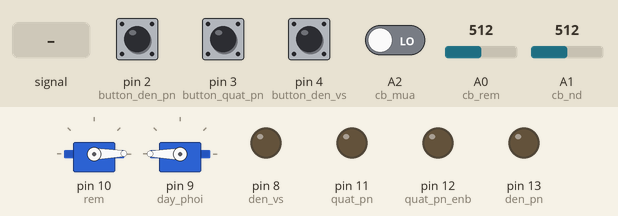
This sketch was run on a simulated Arduino Uno, built with avr-gcc and run on an emulated ATmega328P. Shown: 2 × servo, output pins drawn as LEDs (lit = HIGH). The inputs (shaded band) are chosen by the test bench; at power-on: pin 2 (button_den_pn), pin 3 (button_quat_pn), pin 4 (button_den_vs) HIGH, A2 (cb_mua) LOW, A0 (cb_rem) = 512, A1 (cb_nd) = 512.

Above: at 1.2 s.
1.3 s: A0 (cb_rem) fed a 200 Hz sine of ±81 counts around its level
6.3 s: A0 (cb_rem) set to 140
7.8 s: pin 2 (button_den_pn) pulled LOW for 0.15 s
At 8.5 s:
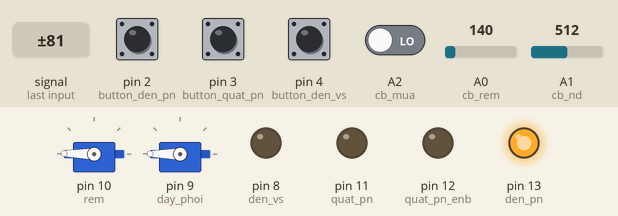
9.4 s: pin 3 (button_quat_pn) pulled LOW for 0.15 s
At 9.8 s:
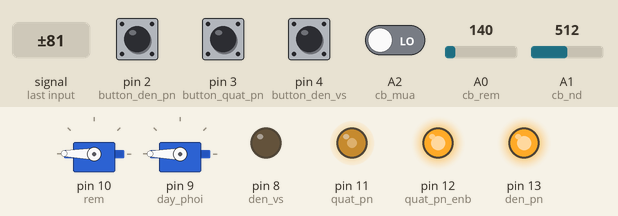
11.0 s: pin 4 (button_den_vs) pulled LOW for 0.15 s
At 12.2 s:
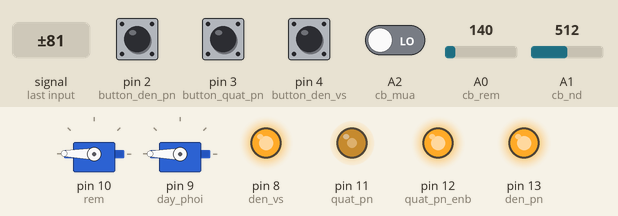
12.6 s: A2 (cb_mua) driven HIGH
At 13.4 s:
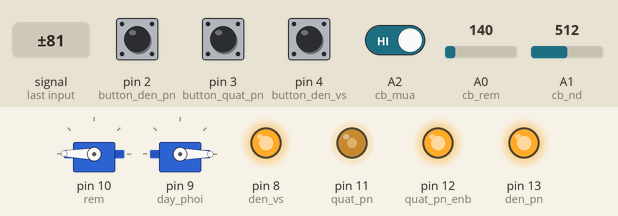
Timing chart, 0 to 15.1 s (numbered marks = the images above; inputs shaded):
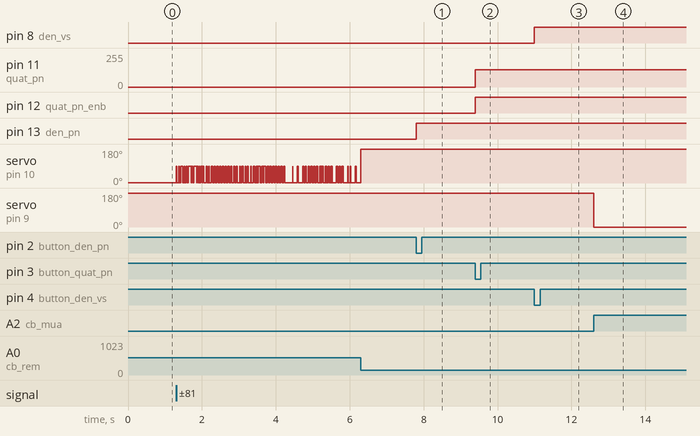

The sketch:

Phong_ngu.ino
```cpp
//Khai bao th vien
#include <avr/interrupt.h>
#include <Servo.h>
#include <Wire.h>

//Khai bao cac chan
#define cb_rem A0
#define cb_nd A1
#define cb_mua A2
#define den_pn 13
#define quat_pn_enb 12
#define quat_pn 11
const int rem = 10;
#define day_phoi 9
#define den_vs 8
#define button_den_pn 2
#define button_quat_pn 3
#define button_den_vs 4

//Servo servo;
//Bien trang thai cua thiet bi
volatile int nhiet_do=25;
volatile bool state_den_pn = false;
volatile bool state_quat_pn = false;
volatile bool state_den_vs = false;
volatile bool state_rem = false;
long last;
char cmd;  //Nhan lenh tu app
/*
    + Den phong khach: 0, 1
    + Quat phong khach: 2, 3
    + Den phong ngu: 4, 5
    + Quat phong ngu: 6, 7
    + Den phong bep: 8, 9
    + Quat phong bep: a, b
    + Den phong ve sinh: c, d
    + Quat phong ve sinh: e, f
*/
Servo svr_rem, svr_day;
void setup() {
  Serial.begin(9600);

  pinMode(den_pn, OUTPUT);
  pinMode(quat_pn, OUTPUT);
  pinMode(quat_pn_enb, OUTPUT);
  pinMode(button_den_pn, INPUT_PULLUP);
  pinMode(button_quat_pn, INPUT_PULLUP);
  pinMode(den_vs, OUTPUT);
  pinMode(button_den_vs, INPUT_PULLUP);
  pinMode(cb_rem, INPUT);
  pinMode(cb_mua, INPUT);
  svr_rem.attach(rem);
  svr_rem.write(1);
  svr_day.attach(day_phoi);
  svr_day.write(0);

  digitalWrite(den_pn, LOW);
  digitalWrite(quat_pn_enb, LOW);
  analogWrite(quat_pn, 0);

  attachInterrupt(digitalPinToInterrupt(button_den_pn), DEN_PHONG_NGU, FALLING);
  attachInterrupt(digitalPinToInterrupt(button_quat_pn), QUAT_PHONG_NGU, FALLING);

  cli();
  PCICR |= (1 << PCIE2);
  PCMSK2 |= (1 << PCINT20);
  sei();

  nhiet_do = (500*analogRead(cb_nd))/1024;
  last = 0;
}

void loop() {
  // put your main code here, to run repeatedly:
  if (Serial.available()) {
    cmd = Serial.read();
    if (cmd == '4') {
      digitalWrite(den_pn, 0);
      state_den_pn = false;
    } else if (cmd == '5') {
      digitalWrite(den_pn, 1);
      state_den_pn = true;
    } else if (cmd == '6') {
      digitalWrite(quat_pn_enb, 0);
      state_quat_pn = false;
    } else if (cmd == '7') {
      digitalWrite(quat_pn_enb, 1);
      state_quat_pn = true;
    } else if (cmd == 'c') {
      digitalWrite(den_vs, 0);
      state_den_vs = false;
    } else if (cmd == 'd') {
      digitalWrite(den_vs, 1);
      state_den_vs = true;
    }
  }
  if (state_quat_pn == 1) {
    if (nhiet_do < 30) {
      analogWrite(quat_pn, 128);
    }

    if ( (nhiet_do > 30) && (nhiet_do <= 40) ) {
      analogWrite(quat_pn, 192);
    }

    if (nhiet_do > 40) {
      analogWrite(quat_pn, 250);
    }
  }
  REM();
  DAY_PHOI();
  if (millis() - last > 1500) {
    nhiet_do = (500*analogRead(cb_nd))/1024;
//    SEND_DATA();
    last = millis();
  }
}

/*Chuong trinh con */
void DEN_PHONG_NGU() {
  if (state_den_pn == 0) {  //Neu den dang tat thi bat len
    digitalWrite(den_pn, 1);
    state_den_pn = 1;
  } else {  //Nguoc lai, neu den dang bat thi tat di
    digitalWrite(den_pn, 0);
    state_den_pn = 0;
  }
}

void QUAT_PHONG_NGU() {
  if (state_quat_pn == 0) {  //Neu den dang tat thi bat len
    digitalWrite(quat_pn_enb, 1);
    state_quat_pn = 1;
  } else {  //Nguoc lai, neu den dang bat thi tat di
    digitalWrite(quat_pn_enb, 0);
    state_quat_pn = 0;
  }
}

void REM() {
  if (analogRead(cb_rem) <= 150) { //troi sang, mo rem
    svr_rem.write(179);
  }
  if ((analogRead(cb_rem) > 150) && (analogRead(cb_rem) <= 500)) {
    svr_rem.write(90);
  }
  if (analogRead(cb_rem) > 500) { //troi toi, dong het rem
    svr_rem.write(1);
  }
}
void DAY_PHOI() {
  if (digitalRead(cb_mua) == 1) { //troi mua, keo day phoi vao
    svr_day.write(0);
  } else svr_day.write(180);
}
//void SEND_DATA() {
////  Serial.write(nhiet_do);
//  Serial.write(state_den_pn);
//  Serial.write(state_quat_pn);
//}
ISR (PCINT2_vect) {
//  long t = 0;
//  while (millis() - t < 10);
  if (digitalRead(button_den_vs) == 0) {
    state_den_vs = !state_den_vs;
    digitalWrite(den_vs, state_den_vs);
  }
}
```

Measured:
- after the input at 7.8 s, pin 13 (den_pn): LOW → HIGH at once
- after the input at 9.4 s, pin 11 (quat_pn): 0/255 → 128/255 at once; pin 12 (quat_pn_enb): LOW → HIGH at once
- after the input at 11.0 s, pin 8 (den_vs): LOW → HIGH at once
- after the input at 12.6 s, servo on pin 9 (day_phoi): 180° → 0° at once
